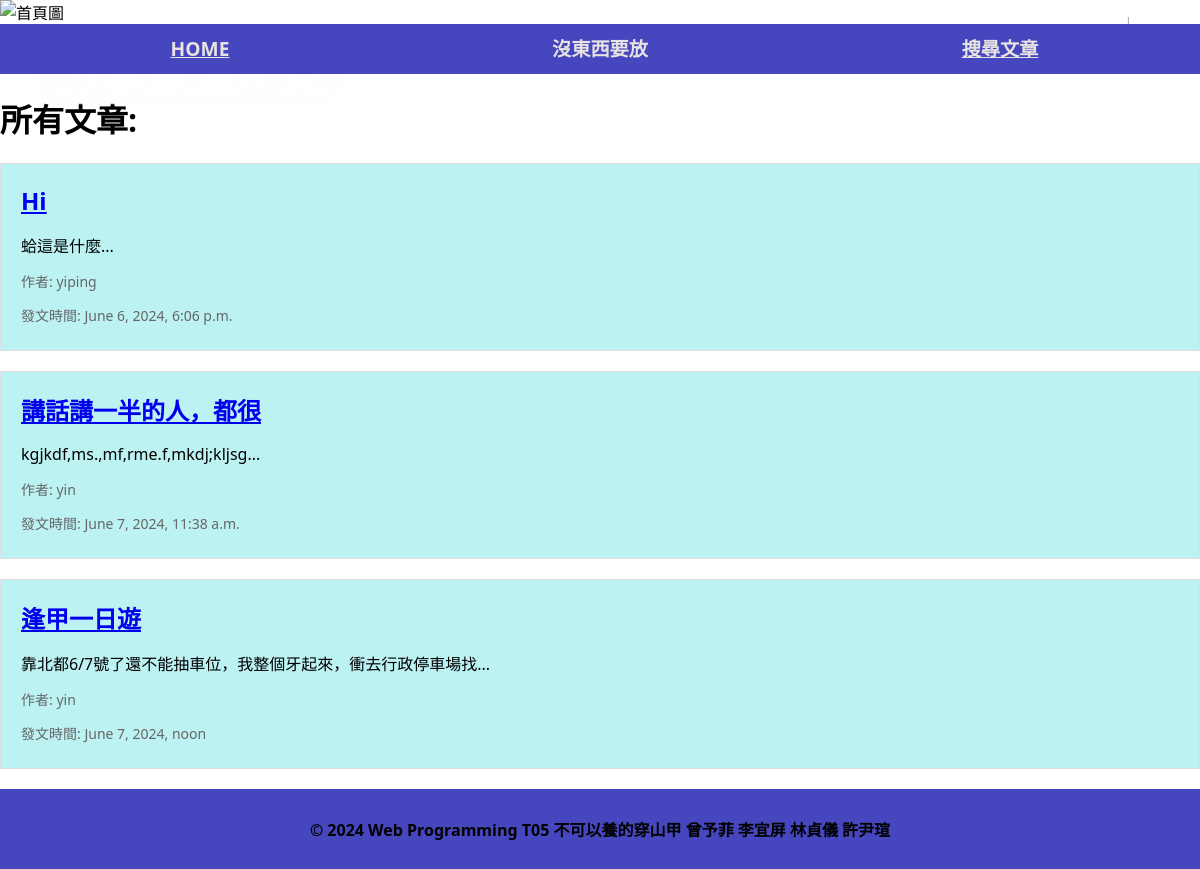
The app's page /, older data.
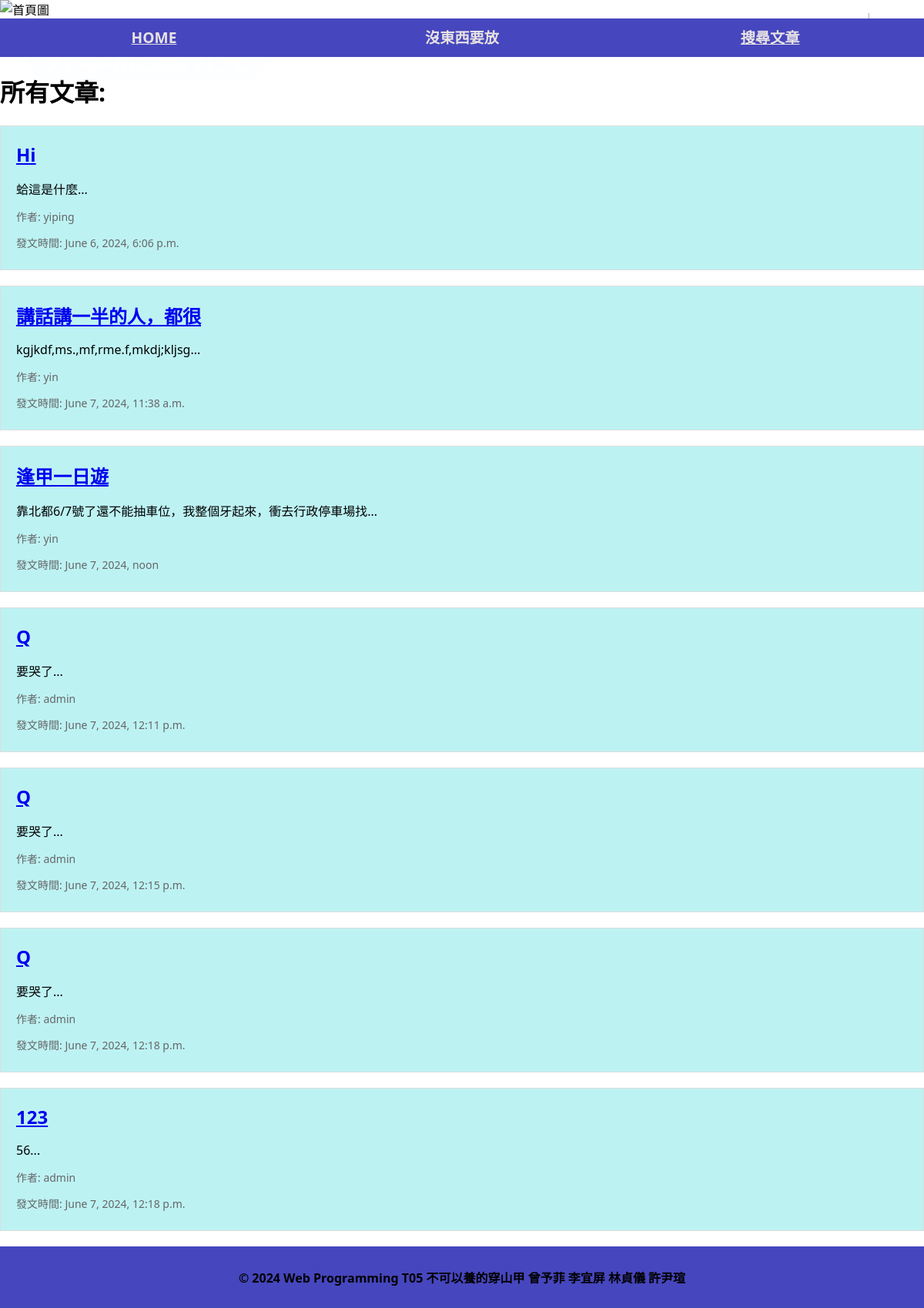
The same page, newer data.
### travel/models.py (models this page shows, shortened)
class Post(models.Model):
    user = models.ForeignKey(User, on_delete=models.CASCADE, related_name='posts', verbose_name="發文者")
    title = models.CharField(max_length=10, verbose_name="文章標題")
    description = models.TextField(verbose_name="文章內容")
    created_at = models.DateTimeField(default=timezone.now, verbose_name="發文時間")
    pictures = models.ManyToManyField(Picture, related_name='posts', verbose_name="內文圖片")

### travel/views.py (the view)
# urls.py: 2. Add a URL to urlpatterns:  path('', views.home, name='home')
def home(request):
    posts = Post.objects.all()
    return render(request, 'home.html', {'posts': posts})

### travel/templates/home.html (shortened to what this page needs)
{% extends "Mama.html" %}
{% load static %}
{% block CSS %}
    <link rel="stylesheet" type="text/css" href="{% static 'css/home.css' %}">
{% endblock %}
{% block content %}
<div class="post-list">
    <h1>所有文章:</h1>
    {% for post in posts %}
    <div class="post-item">
        <h2 class="post-title"><a href="/post_detail/{{ post.id }}">{{ post.title }}</a></h2>
        <p class="post-description">{{ post.description|slice:":30" }}...</p>
        <p class="post-author">作者: {{ post.user.username }}</p>
        <p class="post-date">發文時間: {{ post.created_at }}</p>
    </div>
    {% endfor %}
</div>
{% endblock %}

Row changes from the older to the newer data that the page shows:
added Post: title "Q", description "要哭了", user.username "admin", created_at "June 7, 2024, 12:11 p.m."
added Post: title "Q", description "要哭了", user.username "admin", created_at "June 7, 2024, 12:15 p.m."
added Post: title "Q", description "要哭了", user.username "admin", created_at "June 7, 2024, 12:18 p.m."
added Post: title "123", description "56", user.username "admin", created_at "June 7, 2024, 12:18 p.m."
